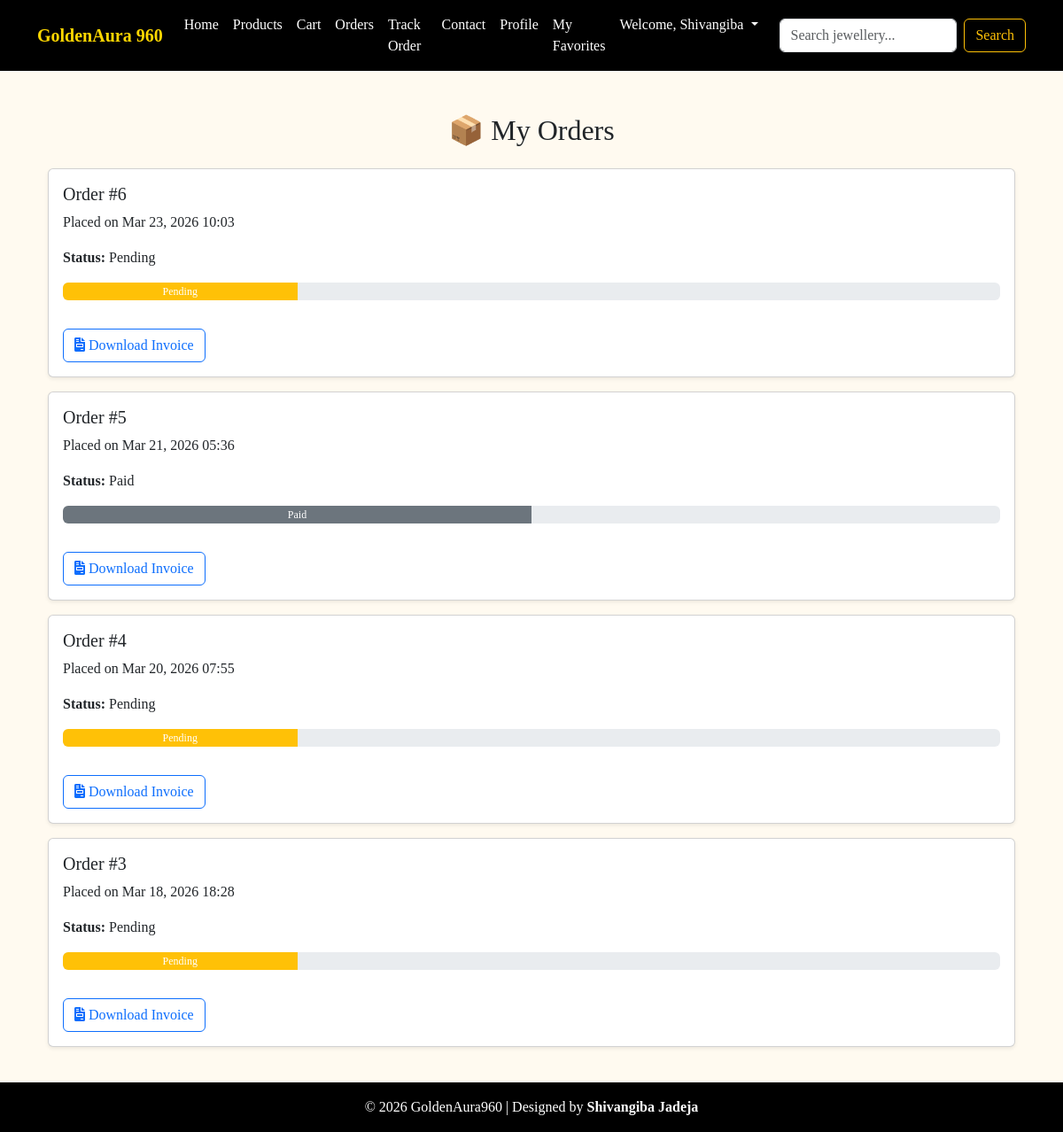
Page /orders/ (signed in) on the committed database.
### store/models.py (models this page shows, shortened)
class Order(models.Model):
    STATUS_CHOICES = [
        ("Pending", "Pending"),
        ("Paid", "Paid"),
        ("Shipped", "Shipped"),
        ("Delivered", "Delivered"),
        ("Cancelled", "Cancelled"),
    ]
    user = models.ForeignKey(User, on_delete=models.CASCADE)
    products = models.ManyToManyField("Product")
    status = models.CharField(max_length=20, choices=STATUS_CHOICES, default="Pending")
    payment_method = models.CharField(max_length=20)
    created_at = models.DateTimeField(auto_now_add=True)

### store/views.py (the view)
# urls.py: path("orders/", views.order_history, name="order_history"),
@login_required
def order_history(request):
    orders = Order.objects.filter(user=request.user).order_by("-created_at")
    return render(request, "store/order_history.html", {"orders": orders})

### store/templates/store/order_history.html (shortened to what this page needs)
{% extends "store/base.html" %}
{% block content %}
<div class="container mt-4">
  <h2 class="mb-4 text-center">📦 My Orders</h2>
  {% for order in orders %}
    <div class="card mb-3 shadow-sm">
      <div class="card-body">
        <h5 class="card-title">Order #{{ order.id }}</h5>
        <p class="card-text">Placed on {{ order.created_at|date:"M d, Y H:i" }}</p>
        <p class="card-text"><strong>Status:</strong> {{ order.status }}</p>
        <div class="progress mb-3" style="height: 20px;">
  {% if order.status == "Pending" %}
    <div class="progress-bar bg-warning" style="width: 25%;">Pending</div>
  {% elif order.status == "Paid" %}
    <div class="progress-bar bg-secondary" style="width: 50%;">Paid</div>
  {% elif order.status == "Shipped" %}
    <div class="progress-bar bg-info" style="width: 75%;">Shipped</div>
  {% elif order.status == "Delivered" %}
    <div class="progress-bar bg-success" style="width: 100%;">Delivered</div>
  {% elif order.status == "Cancelled" %}
    <div class="progress-bar bg-danger" style="width: 100%;">Cancelled</div>
  {% endif %}
</div>
        <a href="{% url 'generate_invoice' order.id %}" target="_blank" class="btn btn-outline-primary mt-3">
          <i class="fas fa-file-invoice"></i> Download Invoice
        </a>
      </div>
    </div>
  {% empty %}
    <p class="text-center text-muted">You have no orders yet.</p>
  {% endfor %}
</div>
{% endblock %}

### store/templates/store/base.html (shortened to what this page needs)
<!DOCTYPE html>
<html lang="en">
<head>
  <link href="https://cdn.jsdelivr.net/npm/bootstrap@5.3.0/dist/css/bootstrap.min.css" rel="stylesheet">
  <link href="https://cdnjs.cloudflare.com/ajax/libs/font-awesome/6.0.0/css/all.min.css" rel="stylesheet">
</head>
<body>
  <nav class="navbar navbar-expand-lg">
    <div class="container">
      <a class="navbar-brand" href="/">GoldenAura 960</a>
      <div class="collapse navbar-collapse" id="navbarNav">
        <ul class="navbar-nav ms-auto">
          <li class="nav-item"><a class="nav-link" href="{% url 'home' %}">Home</a></li>
          <li class="nav-item"><a class="nav-link" href="{% url 'product_list' %}">Products</a></li>
          <li class="nav-item"><a class="nav-link" href="{% url 'cart' %}">Cart</a></li>
          <li class="nav-item"><a class="nav-link" href="{% url 'order_history' %}">Orders</a></li>
          <li class="nav-item"><a class="nav-link" href="{% url 'track_order' %}">Track Order</a></li>
          <li class="nav-item"><a class="nav-link" href="{% url 'contact' %}">Contact</a></li>
          <li class="nav-item"><a class="nav-link" href="{% url 'profile' %}">Profile</a></li>
          <li class="nav-item"><a class="nav-link" href="{% url 'favorites_list' %}">My Favorites</a></li>
          {% if user.is_authenticated %}
            <li class="nav-item dropdown">
              <a class="nav-link dropdown-toggle" href="#" id="userMenu" role="button" data-bs-toggle="dropdown">
                Welcome, {{ user.username }}
              </a>
            </li>
          {% else %}
            <li class="nav-item"><a class="nav-link" href="{% url 'login_signup' %}">Account</a></li>
          {% endif %}
        </ul>
        <form method="GET" action="{% url 'search_results' %}" class="d-flex ms-3">
          <input class="form-control me-2" type="search" name="q" placeholder="Search jewellery..." aria-label="Search">
          <button class="btn btn-outline-warning" type="submit">Search</button>
        </form>
      </div>
    </div>
  </nav>
  <div class="container my-4">
    {% block content %}{% endblock %}
  </div>
  <footer class="text-center py-3">
    <p class="mb-0">© 2026 GoldenAura960 | Designed by <strong>Shivangiba Jadeja</strong></p>
  </footer>
</body>
</html>

### store/templates/store/base.html (style rules this page uses)
body { font-family: 'Lora', serif; background-color: #fffaf0; min-height: 100vh; display: flex; flex-direction: column; }
.navbar { background-color: #000; }
.navbar-brand { color: gold; font-weight: bold; }
.nav-link { color: white !important; }
footer { background-color: #000; color: white; margin-top: auto; }

### rows in the picture
Order: id "6", created_at "Mar 23, 2026 10:03", status "Pending"
Order: id "5", created_at "Mar 21, 2026 05:36", status "Paid"
Order: id "4", created_at "Mar 20, 2026 07:55", status "Pending"
Order: id "3", created_at "Mar 18, 2026 18:28", status "Pending"

### other values in the picture
{{ user.username }} "Shivangiba"
